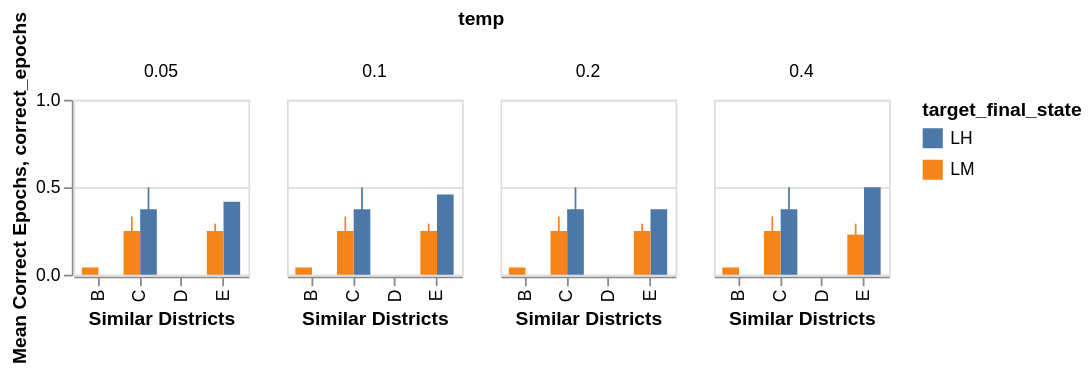

The cell this chart's notebook holds for it:
### Code cell
import altair as alt
import os

# Define selection controls
districts = df['target_district'].unique().tolist()
metrics = df['metric'].unique().tolist()

district_select = alt.selection_point(
    name="Select", fields=["target_district"],
    bind=alt.binding_select(options=districts, name='District: '),
    value='A'
)

metric_select = alt.selection_point(
    name="Metric", fields=["metric"],
    bind=alt.binding_select(options=metrics, name='Metric: '),
    value='cosine'
)

epoch_slider = alt.selection_point(
    name="Epoch", fields=["epoch"],
    bind=alt.binding_range(
        min=int(df['epoch'].min()), 
        max=int(df['epoch'].max()), 
        step=1, 
        name='Epoch: '
    ),
    value=df['epoch'].min()
)

# Define the sort order for target_final_state (customize this list as needed)
final_state_order = ['LM', 'LH']  # or a manual list

# Base chart filtered by interactivity
base = alt.Chart(df).transform_filter(
    district_select
).transform_filter(
    metric_select
).transform_filter(
    epoch_slider
)

bars = base.mark_bar().encode(
    x=alt.X('similar_districts:N', title='Similar Districts'),
    y=alt.Y('mean(correct_epochs):Q', title='Mean Correct Epochs', scale=alt.Scale(domain=[0, 1])),
    xOffset=alt.XOffset('target_final_state:N', sort=final_state_order),
    color='target_final_state:N',
    tooltip=[
        'target_district:N',
        'similar_districts:N',
        'target_final_state:N',
        'mean(correct_epochs):Q',
        'metric:N',
        'epoch:N',
        'temp:N'
    ]
)

error_bars = base.mark_errorbar(extent='ci').encode(
    x='similar_districts:N',
    y=alt.Y('correct_epochs:Q', scale=alt.Scale(domain=[0, 1])),
    xOffset=alt.XOffset('target_final_state:N', sort=final_state_order),
    color='target_final_state:N'
)


# Combine and facet by 'temp'
layered = alt.layer(bars, error_bars).properties(
    width=100,   # Width of each individual facet plot
    height=100   # Height of each individual facet plot
)

chart = layered.facet(
    column='temp:N'
).add_params(
    district_select,
    metric_select,
    epoch_slider
)

# Save chart to HTML
output_dir = 'results/imgs/Exp_Hyper'
os.makedirs(output_dir, exist_ok=True)

output_path = f"{output_dir}/Exp_Hyper_Interactive_ErrorBars.html"
chart.save(output_path)
print(f"✅ Interactive bar + error bar chart saved to: {output_path}")

chart

### Figure 1 — Vega specification as saved in the notebook (floating-point values rounded to 4 significant figures; data arrays with more than 128 entries replaced by an {"elided": "..."} marker saying what was removed)
{"$schema": "https://vega.github.io/schema/vega/v5.json", "data": [{"name": "Select_store", "values": [{"unit": "view_7 + '__facet_column_' + (facet[\"temp\"])", "fields": [{"type": "E", "field": "target_district"}], "values": ["A"]}]}, {"name": "Metric_store", "values": [{"unit": "view_7 + '__facet_column_' + (facet[\"temp\"])", "fields": [{"type": "E", "field": "metric"}], "values": ["cosine"]}]}, {"name": "Epoch_store", "values": [{"unit": "view_7 + '__facet_column_' + (facet[\"temp\"])", "fields": [{"type": "E", "field": "epoch"}], "values": [0]}]}, {"name": "source_0", "values": {"elided": "5060 records"}}, {"name": "column_domain", "values": [{"temp": "0.05", "count": 1400}, {"temp": "0.1", "count": 1400}, {"temp": "0.2", "count": 1400}, {"temp": "0.4", "count": 860}]}, {"name": "data_1", "source": "source_0", "transform": [{"type": "filter", "expr": "!length(data(\"Select_store\")) || vlSelectionTest(\"Select_store\", datum)"}, {"type": "filter", "expr": "!length(data(\"Metric_store\")) || vlSelectionTest(\"Metric_store\", datum)"}, {"type": "filter", "expr": "!length(data(\"Epoch_store\")) || vlSelectionTest(\"Epoch_store\", datum)"}, {"type": "project", "fields": ["correct_epochs", "epoch", "metric", "similar_districts", "target_district", "target_final_state", "temp"]}]}, {"name": "data_2", "source": "data_1", "transform": [{"type": "formula", "expr": "datum[\"target_final_state\"]===\"LM\" ? 0 : datum[\"target_final_state\"]===\"LH\" ? 1 : 2", "as": "xOffset_target_final_state_sort_index"}, {"type": "project", "fields": ["correct_epochs", "epoch", "metric", "similar_districts", "target_district", "target_final_state", "temp", "xOffset_target_final_state_sort_index"]}]}, {"name": "data_3", "source": "data_2", "transform": [{"type": "aggregate", "groupby": ["similar_districts", "target_final_state", "target_district", "metric", "epoch", "temp"], "fields": ["correct_epochs"], "ops": ["mean"], "as": ["mean_correct_epochs"]}, {"type": "filter", "expr": "isValid(datum[\"mean_correct_epochs\"]) && isFinite(+datum[\"mean_correct_epochs\"])"}, {"type": "project", "fields": ["similar_districts", "target_final_state"]}]}, {"name": "data_4", "source": "data_1", "transform": [{"type": "aggregate", "groupby": ["target_final_state", "similar_districts", "temp"], "fields": ["correct_epochs", "correct_epochs", "correct_epochs"], "ops": ["ci0", "ci1", "mean"], "as": ["lower_correct_epochs", "upper_correct_epochs", "center_correct_epochs"]}, {"type": "formula", "expr": "datum[\"target_final_state\"]===\"LM\" ? 0 : datum[\"target_final_state\"]===\"LH\" ? 1 : 2", "as": "xOffset_target_final_state_sort_index"}, {"type": "formula", "expr": "datum[\"target_final_state\"]===\"LM\" ? 0 : datum[\"target_final_state\"]===\"LH\" ? 1 : 2", "as": "tooltip_target_final_state_sort_index"}, {"type": "project", "fields": ["lower_correct_epochs", "similar_districts", "target_final_state", "xOffset_target_final_state_sort_index"]}]}, {"name": "data_5", "source": "data_4", "transform": [{"type": "filter", "expr": "isValid(datum[\"lower_correct_epochs\"]) && isFinite(+datum[\"lower_correct_epochs\"])"}, {"type": "project", "fields": ["similar_districts", "target_final_state"]}]}, {"name": "data_3_x_domain_similar_districts_0", "source": "data_3", "transform": [{"type": "aggregate", "groupby": ["similar_districts"], "fields": [], "ops": [], "as": []}, {"type": "formula", "expr": "datum['similar_districts']", "as": "sort_field"}, {"type": "project", "fields": ["similar_districts"]}]}, {"name": "data_5_x_domain_similar_districts_1", "source": "data_5", "transform": [{"type": "aggregate", "groupby": ["similar_districts"], "fields": [], "ops": [], "as": []}, {"type": "formula", "expr": "datum['similar_districts']", "as": "sort_field"}, {"type": "project", "fields": ["similar_districts"]}]}, {"name": "data_2_xOffset_domain_target_final_state_0", "source": "data_2", "transform": [{"type": "aggregate", "groupby": ["target_final_state"], "fields": ["xOffset_target_final_state_sort_index"], "ops": ["min"], "as": ["sort_field"]}, {"type": "project", "fields": ["sort_field", "target_final_state"]}]}, {"name": "data_4_xOffset_domain_target_final_state_1", "source": "data_4", "transform": [{"type": "aggregate", "groupby": ["target_final_state"], "fields": ["xOffset_target_final_state_sort_index"], "ops": ["min"], "as": ["sort_field"]}, {"type": "project", "fields": ["sort_field", "target_final_state"]}]}, {"name": "data_3_color_domain_target_final_state_0", "source": "data_3", "transform": [{"type": "aggregate", "groupby": ["target_final_state"], "fields": [], "ops": [], "as": []}, {"type": "formula", "expr": "datum['target_final_state']", "as": "sort_field"}, {"type": "project", "fields": ["target_final_state"]}]}, {"name": "data_5_color_domain_target_final_state_1", "source": "data_5", "transform": [{"type": "aggregate", "groupby": ["target_final_state"], "fields": [], "ops": [], "as": []}, {"type": "formula", "expr": "datum['target_final_state']", "as": "sort_field"}, {"type": "project", "fields": ["target_final_state"]}]}, {"name": "source_0_facet_facet0", "source": "source_0", "transform": [{"type": "filter", "expr": "!length(data(\"Select_store\")) || vlSelectionTest(\"Select_store\", datum)"}, {"type": "filter", "expr": "!length(data(\"Metric_store\")) || vlSelectionTest(\"Metric_store\", datum)"}, {"type": "filter", "expr": "!length(data(\"Epoch_store\")) || vlSelectionTest(\"Epoch_store\", datum)"}]}], "signals": [{"name": "child_width", "value": 100}, {"name": "child_height", "value": 100}, {"name": "unit", "value": {}, "on": [{"events": "pointermove", "update": "isTuple(group()) ? group() : unit"}]}, {"name": "Epoch_epoch", "init": "0", "bind": {"input": "range", "max": 4, "min": 0, "name": "Epoch: ", "step": 1}}, {"name": "Metric_metric", "init": "\"cosine\"", "bind": {"input": "select", "options": ["cosine", "wavelet", "dft", "autocorr"], "name": "Metric: "}}, {"name": "Select_target_district", "init": "\"A\"", "bind": {"input": "select", "options": ["A", "B", "C", "D", "E"], "name": "District: "}}, {"name": "Select", "update": "vlSelectionResolve(\"Select_store\", \"union\", true, true)"}, {"name": "Metric", "update": "vlSelectionResolve(\"Metric_store\", \"union\", true, true)"}, {"name": "Epoch", "update": "vlSelectionResolve(\"Epoch_store\", \"union\", true, true)"}], "marks": [{"type": "group", "name": "column-title", "title": {"text": "temp", "offset": 10, "style": "guide-title"}, "role": "column-title"}, {"type": "group", "name": "row_header", "encode": {"update": {"height": {"signal": "child_height"}}}, "axes": [{"scale": "y", "zindex": 0, "title": "Mean Correct Epochs, correct_epochs", "grid": false, "labelOverlap": true, "orient": "left", "tickCount": {"signal": "ceil(child_height/40)"}}], "role": "row-header"}, {"type": "group", "name": "column_header", "from": {"data": "column_domain"}, "sort": {"field": "datum[\"temp\"]", "order": "ascending"}, "encode": {"update": {"width": {"signal": "child_width"}}}, "title": {"text": {"signal": "isValid(parent[\"temp\"]) ? parent[\"temp\"] : \"\"+parent[\"temp\"]"}, "offset": 10, "style": "guide-label", "frame": "group"}, "role": "column-header"}, {"type": "group", "name": "column_footer", "from": {"data": "column_domain"}, "sort": {"field": "datum[\"temp\"]", "order": "ascending"}, "encode": {"update": {"width": {"signal": "child_width"}}}, "axes": [{"scale": "x", "labelBaseline": "middle", "zindex": 0, "title": "Similar Districts", "orient": "bottom", "grid": false, "labelAngle": 270, "labelAlign": "right"}], "role": "column-footer"}, {"type": "group", "name": "cell", "from": {"facet": {"data": "source_0_facet_facet0", "name": "facet", "groupby": ["temp"]}}, "sort": {"field": ["datum[\"temp\"]"], "order": ["ascending"]}, "encode": {"update": {"width": {"signal": "child_width"}, "height": {"signal": "child_height"}}}, "data": [{"name": "data_0", "source": "facet", "transform": [{"type": "project", "fields": ["correct_epochs", "epoch", "metric", "similar_districts", "target_district", "target_final_state", "temp"]}]}, {"name": "data_1", "source": "data_0", "transform": [{"type": "formula", "expr": "datum[\"target_final_state\"]===\"LM\" ? 0 : datum[\"target_final_state\"]===\"LH\" ? 1 : 2", "as": "xOffset_target_final_state_sort_index"}, {"type": "project", "fields": ["correct_epochs", "epoch", "metric", "similar_districts", "target_district", "target_final_state", "temp"]}]}, {"name": "data_2", "source": "data_1", "transform": [{"type": "aggregate", "groupby": ["similar_districts", "target_final_state", "target_district", "metric", "epoch", "temp"], "fields": ["correct_epochs"], "ops": ["mean"], "as": ["mean_correct_epochs"]}, {"type": "filter", "expr": "isValid(datum[\"mean_correct_epochs\"]) && isFinite(+datum[\"mean_correct_epochs\"])"}, {"type": "project", "fields": ["epoch", "mean_correct_epochs", "metric", "similar_districts", "target_district", "target_final_state", "temp"]}]}, {"name": "data_3", "source": "data_0", "transform": [{"type": "aggregate", "groupby": ["target_final_state", "similar_districts"], "fields": ["correct_epochs", "correct_epochs", "correct_epochs"], "ops": ["ci0", "ci1", "mean"], "as": ["lower_correct_epochs", "upper_correct_epochs", "center_correct_epochs"]}, {"type": "formula", "expr": "datum[\"target_final_state\"]===\"LM\" ? 0 : datum[\"target_final_state\"]===\"LH\" ? 1 : 2", "as": "xOffset_target_final_state_sort_index"}, {"type": "formula", "expr": "datum[\"target_final_state\"]===\"LM\" ? 0 : datum[\"target_final_state\"]===\"LH\" ? 1 : 2", "as": "tooltip_target_final_state_sort_index"}, {"type": "project", "fields": ["center_correct_epochs", "lower_correct_epochs", "similar_districts", "target_final_state", "upper_correct_epochs"]}]}, {"name": "data_4", "source": "data_3", "transform": [{"type": "filter", "expr": "isValid(datum[\"lower_correct_epochs\"]) && isFinite(+datum[\"lower_correct_epochs\"])"}, {"type": "project", "fields": ["center_correct_epochs", "lower_correct_epochs", "similar_districts", "target_final_state", "upper_correct_epochs"]}]}], "signals": [{"name": "facet", "value": {}, "on": [{"events": [{"source": "scope", "type": "pointermove"}], "update": "isTuple(facet) ? facet : group(\"cell\").datum"}]}, {"name": "Select_tuple", "update": "Select_target_district !== null ? {fields: Select_tuple_fields, values: [Select_target_district]} : null"}, {"name": "Select_tuple_fields", "value": [{"type": "E", "field": "target_district"}]}, {"name": "Select_modify", "on": [{"events": {"signal": "Select_tuple"}, "update": "modify(\"Select_store\", Select_tuple, true)"}]}, {"name": "Metric_tuple", "update": "Metric_metric !== null ? {fields: Metric_tuple_fields, values: [Metric_metric]} : null"}, {"name": "Metric_tuple_fields", "value": [{"type": "E", "field": "metric"}]}, {"name": "Metric_modify", "on": [{"events": {"signal": "Metric_tuple"}, "update": "modify(\"Metric_store\", Metric_tuple, true)"}]}, {"name": "Epoch_tuple", "update": "Epoch_epoch !== null ? {fields: Epoch_tuple_fields, values: [Epoch_epoch]} : null"}, {"name": "Epoch_tuple_fields", "value": [{"type": "E", "field": "epoch"}]}, {"name": "Epoch_modify", "on": [{"events": {"signal": "Epoch_tuple"}, "update": "modify(\"Epoch_store\", Epoch_tuple, true)"}]}], "marks": [{"type": "rect", "name": "view_7_marks", "from": {"data": "data_2"}, "encode": {"update": {"y": {"field": "mean_correct_epochs", "scale": "y"}, "y2": {"value": 0, "scale": "y"}, "width": {"signal": "max(0.25, bandwidth('xOffset'))"}, "tooltip": {"signal": "{\"target_district\": isValid(datum[\"target_district\"]) ? datum[\"target_district\"] : \"\"+datum[\"target_district\"], \"similar_districts\": isValid(datum[\"similar_districts\"]) ? datum[\"similar_districts\"] : \"\"+datum[\"similar_districts\"], \"target_final_state\": isValid(datum[\"target_final_state\"]) ? datum[\"target_final_state\"] : \"\"+datum[\"target_final_state\"], \"Mean of correct_epochs\": format(datum[\"mean_correct_epochs\"], \"\"), \"metric\": isValid(datum[\"metric\"]) ? datum[\"metric\"] : \"\"+datum[\"metric\"], \"epoch\": isValid(datum[\"epoch\"]) ? datum[\"epoch\"] : \"\"+datum[\"epoch\"], \"temp\": isValid(datum[\"temp\"]) ? datum[\"temp\"] : \"\"+datum[\"temp\"]}"}, "fill": {"field": "target_final_state", "scale": "color"}, "x": {"field": "similar_districts", "scale": "x", "offset": {"field": "target_final_state", "scale": "xOffset"}}}}, "interactive": true, "style": ["bar"]}, {"type": "rule", "name": "child_layer_1_marks", "from": {"data": "data_4"}, "encode": {"update": {"tooltip": {"signal": "{\"Ci1 of correct_epochs\": format(datum[\"upper_correct_epochs\"], \"\"), \"Ci0 of correct_epochs\": format(datum[\"lower_correct_epochs\"], \"\"), \"Mean of correct_epochs\": format(datum[\"center_correct_epochs\"], \"\"), \"target_final_state\": isValid(datum[\"target_final_state\"]) ? datum[\"target_final_state\"] : \"\"+datum[\"target_final_state\"], \"similar_districts\": isValid(datum[\"similar_districts\"]) ? datum[\"similar_districts\"] : \"\"+datum[\"similar_districts\"]}"}, "stroke": {"field": "target_final_state", "scale": "color"}, "y": {"field": "lower_correct_epochs", "scale": "y"}, "y2": {"field": "upper_correct_epochs", "scale": "y"}, "x": {"field": "similar_districts", "scale": "x", "offset": {"field": "target_final_state", "scale": "xOffset", "band": 0.5}}}}, "interactive": true, "style": ["rule", "errorbar-rule"]}], "axes": [{"scale": "y", "aria": false, "minExtent": 0, "zindex": 0, "gridScale": "x", "domain": false, "tickCount": {"signal": "ceil(child_height/40)"}, "ticks": false, "maxExtent": 0, "grid": true, "orient": "left", "labels": false}], "style": "cell"}], "scales": [{"name": "x", "type": "band", "domain": {"fields": [{"data": "data_3_x_domain_similar_districts_0", "field": "similar_districts"}, {"data": "data_5_x_domain_similar_districts_1", "field": "similar_districts"}], "sort": true}, "range": [0, {"signal": "child_width"}], "paddingOuter": 0.2, "paddingInner": 0.2}, {"name": "y", "type": "linear", "domain": [0, 1], "range": [{"signal": "child_height"}, 0], "zero": true}, {"name": "xOffset", "type": "band", "domain": {"fields": [{"data": "data_2_xOffset_domain_target_final_state_0", "field": "target_final_state"}, {"data": "data_4_xOffset_domain_target_final_state_1", "field": "target_final_state"}], "sort": {"op": "max", "field": "sort_field"}}, "range": [0, {"signal": "bandwidth('x')"}]}, {"name": "color", "type": "ordinal", "domain": {"fields": [{"data": "data_3_color_domain_target_final_state_0", "field": "target_final_state"}, {"data": "data_5_color_domain_target_final_state_1", "field": "target_final_state"}], "sort": true}, "range": "category"}], "padding": 5, "legends": [{"fill": "color", "symbolType": "square", "title": "target_final_state", "stroke": "color"}], "background": "white", "layout": {"padding": 20, "offset": {"columnTitle": 10}, "columns": {"signal": "length(data('column_domain'))"}, "bounds": "full", "align": "all"}}
